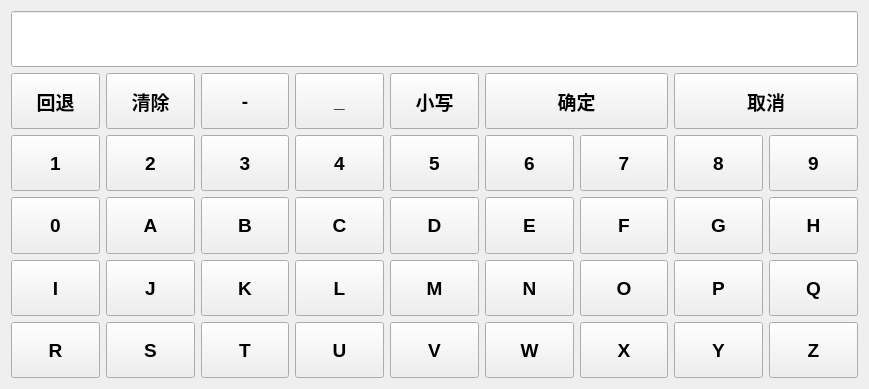
<?xml version="1.0" encoding="UTF-8"?>
<ui version="4.0">
 <class>input_name</class>
 <widget class="QWidget" name="input_name">
  <property name="geometry">
   <rect>
    <x>0</x>
    <y>0</y>
    <width>869</width>
    <height>389</height>
   </rect>
  </property>
  <property name="windowTitle">
   <string>输入名字</string>
  </property>
  <layout class="QHBoxLayout" name="horizontalLayout">
   <item>
    <layout class="QGridLayout" name="gridLayout">
     <item row="2" column="8">
      <widget class="QPushButton" name="btn_input_9">
       <property name="sizePolicy">
        <sizepolicy hsizetype="Preferred" vsizetype="Preferred">
         <horstretch>0</horstretch>
         <verstretch>0</verstretch>
        </sizepolicy>
       </property>
       <property name="font">
        <font>
         <family>Arial</family>
         <pointsize>14</pointsize>
         <weight>75</weight>
         <bold>true</bold>
        </font>
       </property>
       <property name="text">
        <string>9</string>
       </property>
      </widget>
     </item>
     <item row="3" column="0">
      <widget class="QPushButton" name="btn_input_0">
       <property name="sizePolicy">
        <sizepolicy hsizetype="Preferred" vsizetype="Preferred">
         <horstretch>0</horstretch>
         <verstretch>0</verstretch>
        </sizepolicy>
       </property>
       <property name="font">
        <font>
         <family>Arial</family>
         <pointsize>14</pointsize>
         <weight>75</weight>
         <bold>true</bold>
        </font>
       </property>
       <property name="text">
        <string>0</string>
       </property>
      </widget>
     </item>
     <item row="3" column="1">
      <widget class="QPushButton" name="btn_input_12">
       <property name="sizePolicy">
        <sizepolicy hsizetype="Preferred" vsizetype="Preferred">
         <horstretch>0</horstretch>
         <verstretch>0</verstretch>
        </sizepolicy>
       </property>
       <property name="font">
        <font>
         <family>Arial</family>
         <pointsize>14</pointsize>
         <weight>75</weight>
         <bold>true</bold>
        </font>
       </property>
       <property name="text">
        <string>A</string>
       </property>
      </widget>
     </item>
     <item row="2" column="4">
      <widget class="QPushButton" name="btn_input_5">
       <property name="sizePolicy">
        <sizepolicy hsizetype="Preferred" vsizetype="Preferred">
         <horstretch>0</horstretch>
         <verstretch>0</verstretch>
        </sizepolicy>
       </property>
       <property name="font">
        <font>
         <family>Arial</family>
         <pointsize>14</pointsize>
         <weight>75</weight>
         <bold>true</bold>
        </font>
       </property>
       <property name="text">
        <string>5</string>
       </property>
      </widget>
     </item>
     <item row="3" column="5">
      <widget class="QPushButton" name="btn_input_16">
       <property name="sizePolicy">
        <sizepolicy hsizetype="Preferred" vsizetype="Preferred">
         <horstretch>0</horstretch>
         <verstretch>0</verstretch>
        </sizepolicy>
       </property>
       <property name="font">
        <font>
         <family>Arial</family>
         <pointsize>14</pointsize>
         <weight>75</weight>
         <bold>true</bold>
        </font>
       </property>
       <property name="text">
        <string>E</string>
       </property>
      </widget>
     </item>
     <item row="4" column="0">
      <widget class="QPushButton" name="btn_input_20">
       <property name="sizePolicy">
        <sizepolicy hsizetype="Preferred" vsizetype="Preferred">
         <horstretch>0</horstretch>
         <verstretch>0</verstretch>
        </sizepolicy>
       </property>
       <property name="font">
        <font>
         <family>Arial</family>
         <pointsize>14</pointsize>
         <weight>75</weight>
         <bold>true</bold>
        </font>
       </property>
       <property name="text">
        <string>I</string>
       </property>
      </widget>
     </item>
     <item row="4" column="1">
      <widget class="QPushButton" name="btn_input_21">
       <property name="sizePolicy">
        <sizepolicy hsizetype="Preferred" vsizetype="Preferred">
         <horstretch>0</horstretch>
         <verstretch>0</verstretch>
        </sizepolicy>
       </property>
       <property name="font">
        <font>
         <family>Arial</family>
         <pointsize>14</pointsize>
         <weight>75</weight>
         <bold>true</bold>
        </font>
       </property>
       <property name="text">
        <string>J</string>
       </property>
      </widget>
     </item>
     <item row="4" column="2">
      <widget class="QPushButton" name="btn_input_22">
       <property name="sizePolicy">
        <sizepolicy hsizetype="Preferred" vsizetype="Preferred">
         <horstretch>0</horstretch>
         <verstretch>0</verstretch>
        </sizepolicy>
       </property>
       <property name="font">
        <font>
         <family>Arial</family>
         <pointsize>14</pointsize>
         <weight>75</weight>
         <bold>true</bold>
        </font>
       </property>
       <property name="text">
        <string>K</string>
       </property>
      </widget>
     </item>
     <item row="3" column="8">
      <widget class="QPushButton" name="btn_input_19">
       <property name="sizePolicy">
        <sizepolicy hsizetype="Preferred" vsizetype="Preferred">
         <horstretch>0</horstretch>
         <verstretch>0</verstretch>
        </sizepolicy>
       </property>
       <property name="font">
        <font>
         <family>Arial</family>
         <pointsize>14</pointsize>
         <weight>75</weight>
         <bold>true</bold>
        </font>
       </property>
       <property name="text">
        <string>H</string>
       </property>
      </widget>
     </item>
     <item row="4" column="3">
      <widget class="QPushButton" name="btn_input_23">
       <property name="sizePolicy">
        <sizepolicy hsizetype="Preferred" vsizetype="Preferred">
         <horstretch>0</horstretch>
         <verstretch>0</verstretch>
        </sizepolicy>
       </property>
       <property name="font">
        <font>
         <family>Arial</family>
         <pointsize>14</pointsize>
         <weight>75</weight>
         <bold>true</bold>
        </font>
       </property>
       <property name="text">
        <string>L</string>
       </property>
      </widget>
     </item>
     <item row="4" column="4">
      <widget class="QPushButton" name="btn_input_24">
       <property name="sizePolicy">
        <sizepolicy hsizetype="Preferred" vsizetype="Preferred">
         <horstretch>0</horstretch>
         <verstretch>0</verstretch>
        </sizepolicy>
       </property>
       <property name="font">
        <font>
         <family>Arial</family>
         <pointsize>14</pointsize>
         <weight>75</weight>
         <bold>true</bold>
        </font>
       </property>
       <property name="text">
        <string>M</string>
       </property>
      </widget>
     </item>
     <item row="4" column="5">
      <widget class="QPushButton" name="btn_input_25">
       <property name="sizePolicy">
        <sizepolicy hsizetype="Preferred" vsizetype="Preferred">
         <horstretch>0</horstretch>
         <verstretch>0</verstretch>
        </sizepolicy>
       </property>
       <property name="font">
        <font>
         <family>Arial</family>
         <pointsize>14</pointsize>
         <weight>75</weight>
         <bold>true</bold>
        </font>
       </property>
       <property name="text">
        <string>N</string>
       </property>
      </widget>
     </item>
     <item row="2" column="5">
      <widget class="QPushButton" name="btn_input_6">
       <property name="sizePolicy">
        <sizepolicy hsizetype="Preferred" vsizetype="Preferred">
         <horstretch>0</horstretch>
         <verstretch>0</verstretch>
        </sizepolicy>
       </property>
       <property name="font">
        <font>
         <family>Arial</family>
         <pointsize>14</pointsize>
         <weight>75</weight>
         <bold>true</bold>
        </font>
       </property>
       <property name="text">
        <string>6</string>
       </property>
      </widget>
     </item>
     <item row="3" column="2">
      <widget class="QPushButton" name="btn_input_13">
       <property name="sizePolicy">
        <sizepolicy hsizetype="Preferred" vsizetype="Preferred">
         <horstretch>0</horstretch>
         <verstretch>0</verstretch>
        </sizepolicy>
       </property>
       <property name="font">
        <font>
         <family>Arial</family>
         <pointsize>14</pointsize>
         <weight>75</weight>
         <bold>true</bold>
        </font>
       </property>
       <property name="text">
        <string>B</string>
       </property>
      </widget>
     </item>
     <item row="3" column="6">
      <widget class="QPushButton" name="btn_input_17">
       <property name="sizePolicy">
        <sizepolicy hsizetype="Preferred" vsizetype="Preferred">
         <horstretch>0</horstretch>
         <verstretch>0</verstretch>
        </sizepolicy>
       </property>
       <property name="font">
        <font>
         <family>Arial</family>
         <pointsize>14</pointsize>
         <weight>75</weight>
         <bold>true</bold>
        </font>
       </property>
       <property name="text">
        <string>F</string>
       </property>
      </widget>
     </item>
     <item row="2" column="6">
      <widget class="QPushButton" name="btn_input_7">
       <property name="sizePolicy">
        <sizepolicy hsizetype="Preferred" vsizetype="Preferred">
         <horstretch>0</horstretch>
         <verstretch>0</verstretch>
        </sizepolicy>
       </property>
       <property name="font">
        <font>
         <family>Arial</family>
         <pointsize>14</pointsize>
         <weight>75</weight>
         <bold>true</bold>
        </font>
       </property>
       <property name="text">
        <string>7</string>
       </property>
      </widget>
     </item>
     <item row="3" column="4">
      <widget class="QPushButton" name="btn_input_15">
       <property name="sizePolicy">
        <sizepolicy hsizetype="Preferred" vsizetype="Preferred">
         <horstretch>0</horstretch>
         <verstretch>0</verstretch>
        </sizepolicy>
       </property>
       <property name="font">
        <font>
         <family>Arial</family>
         <pointsize>14</pointsize>
         <weight>75</weight>
         <bold>true</bold>
        </font>
       </property>
       <property name="text">
        <string>D</string>
       </property>
      </widget>
     </item>
     <item row="3" column="3">
      <widget class="QPushButton" name="btn_input_14">
       <property name="sizePolicy">
        <sizepolicy hsizetype="Preferred" vsizetype="Preferred">
         <horstretch>0</horstretch>
         <verstretch>0</verstretch>
        </sizepolicy>
       </property>
       <property name="font">
        <font>
         <family>Arial</family>
         <pointsize>14</pointsize>
         <weight>75</weight>
         <bold>true</bold>
        </font>
       </property>
       <property name="text">
        <string>C</string>
       </property>
      </widget>
     </item>
     <item row="3" column="7">
      <widget class="QPushButton" name="btn_input_18">
       <property name="sizePolicy">
        <sizepolicy hsizetype="Preferred" vsizetype="Preferred">
         <horstretch>0</horstretch>
         <verstretch>0</verstretch>
        </sizepolicy>
       </property>
       <property name="font">
        <font>
         <family>Arial</family>
         <pointsize>14</pointsize>
         <weight>75</weight>
         <bold>true</bold>
        </font>
       </property>
       <property name="text">
        <string>G</string>
       </property>
      </widget>
     </item>
     <item row="2" column="7">
      <widget class="QPushButton" name="btn_input_8">
       <property name="sizePolicy">
        <sizepolicy hsizetype="Preferred" vsizetype="Preferred">
         <horstretch>0</horstretch>
         <verstretch>0</verstretch>
        </sizepolicy>
       </property>
       <property name="font">
        <font>
         <family>Arial</family>
         <pointsize>14</pointsize>
         <weight>75</weight>
         <bold>true</bold>
        </font>
       </property>
       <property name="text">
        <string>8</string>
       </property>
      </widget>
     </item>
     <item row="5" column="5">
      <widget class="QPushButton" name="btn_input_34">
       <property name="sizePolicy">
        <sizepolicy hsizetype="Preferred" vsizetype="Preferred">
         <horstretch>0</horstretch>
         <verstretch>0</verstretch>
        </sizepolicy>
       </property>
       <property name="font">
        <font>
         <family>Arial</family>
         <pointsize>14</pointsize>
         <weight>75</weight>
         <bold>true</bold>
        </font>
       </property>
       <property name="text">
        <string>W</string>
       </property>
      </widget>
     </item>
     <item row="5" column="6">
      <widget class="QPushButton" name="btn_input_35">
       <property name="sizePolicy">
        <sizepolicy hsizetype="Preferred" vsizetype="Preferred">
         <horstretch>0</horstretch>
         <verstretch>0</verstretch>
        </sizepolicy>
       </property>
       <property name="font">
        <font>
         <family>Arial</family>
         <pointsize>14</pointsize>
         <weight>75</weight>
         <bold>true</bold>
        </font>
       </property>
       <property name="text">
        <string>X</string>
       </property>
      </widget>
     </item>
     <item row="5" column="7">
      <widget class="QPushButton" name="btn_input_36">
       <property name="sizePolicy">
        <sizepolicy hsizetype="Preferred" vsizetype="Preferred">
         <horstretch>0</horstretch>
         <verstretch>0</verstretch>
        </sizepolicy>
       </property>
       <property name="font">
        <font>
         <family>Arial</family>
         <pointsize>14</pointsize>
         <weight>75</weight>
         <bold>true</bold>
        </font>
       </property>
       <property name="text">
        <string>Y</string>
       </property>
      </widget>
     </item>
     <item row="4" column="7">
      <widget class="QPushButton" name="btn_input_27">
       <property name="sizePolicy">
        <sizepolicy hsizetype="Preferred" vsizetype="Preferred">
         <horstretch>0</horstretch>
         <verstretch>0</verstretch>
        </sizepolicy>
       </property>
       <property name="font">
        <font>
         <family>Arial</family>
         <pointsize>14</pointsize>
         <weight>75</weight>
         <bold>true</bold>
        </font>
       </property>
       <property name="text">
        <string>P</string>
       </property>
      </widget>
     </item>
     <item row="4" column="6">
      <widget class="QPushButton" name="btn_input_26">
       <property name="sizePolicy">
        <sizepolicy hsizetype="Preferred" vsizetype="Preferred">
         <horstretch>0</horstretch>
         <verstretch>0</verstretch>
        </sizepolicy>
       </property>
       <property name="font">
        <font>
         <family>Arial</family>
         <pointsize>14</pointsize>
         <weight>75</weight>
         <bold>true</bold>
        </font>
       </property>
       <property name="text">
        <string>O</string>
       </property>
      </widget>
     </item>
     <item row="4" column="8">
      <widget class="QPushButton" name="btn_input_28">
       <property name="sizePolicy">
        <sizepolicy hsizetype="Preferred" vsizetype="Preferred">
         <horstretch>0</horstretch>
         <verstretch>0</verstretch>
        </sizepolicy>
       </property>
       <property name="font">
        <font>
         <family>Arial</family>
         <pointsize>14</pointsize>
         <weight>75</weight>
         <bold>true</bold>
        </font>
       </property>
       <property name="text">
        <string>Q</string>
       </property>
      </widget>
     </item>
     <item row="5" column="0">
      <widget class="QPushButton" name="btn_input_29">
       <property name="sizePolicy">
        <sizepolicy hsizetype="Preferred" vsizetype="Preferred">
         <horstretch>0</horstretch>
         <verstretch>0</verstretch>
        </sizepolicy>
       </property>
       <property name="font">
        <font>
         <family>Arial</family>
         <pointsize>14</pointsize>
         <weight>75</weight>
         <bold>true</bold>
        </font>
       </property>
       <property name="text">
        <string>R</string>
       </property>
      </widget>
     </item>
     <item row="5" column="1">
      <widget class="QPushButton" name="btn_input_30">
       <property name="sizePolicy">
        <sizepolicy hsizetype="Preferred" vsizetype="Preferred">
         <horstretch>0</horstretch>
         <verstretch>0</verstretch>
        </sizepolicy>
       </property>
       <property name="font">
        <font>
         <family>Arial</family>
         <pointsize>14</pointsize>
         <weight>75</weight>
         <bold>true</bold>
        </font>
       </property>
       <property name="text">
        <string>S</string>
       </property>
      </widget>
     </item>
     <item row="5" column="2">
      <widget class="QPushButton" name="btn_input_31">
       <property name="sizePolicy">
        <sizepolicy hsizetype="Preferred" vsizetype="Preferred">
         <horstretch>0</horstretch>
         <verstretch>0</verstretch>
        </sizepolicy>
       </property>
       <property name="font">
        <font>
         <family>Arial</family>
         <pointsize>14</pointsize>
         <weight>75</weight>
         <bold>true</bold>
        </font>
       </property>
       <property name="text">
        <string>T</string>
       </property>
      </widget>
     </item>
     <item row="5" column="3">
      <widget class="QPushButton" name="btn_input_32">
       <property name="sizePolicy">
        <sizepolicy hsizetype="Preferred" vsizetype="Preferred">
         <horstretch>0</horstretch>
         <verstretch>0</verstretch>
        </sizepolicy>
       </property>
       <property name="font">
        <font>
         <family>Arial</family>
         <pointsize>14</pointsize>
         <weight>75</weight>
         <bold>true</bold>
        </font>
       </property>
       <property name="text">
        <string>U</string>
       </property>
      </widget>
     </item>
     <item row="5" column="4">
      <widget class="QPushButton" name="btn_input_33">
       <property name="sizePolicy">
        <sizepolicy hsizetype="Preferred" vsizetype="Preferred">
         <horstretch>0</horstretch>
         <verstretch>0</verstretch>
        </sizepolicy>
       </property>
       <property name="font">
        <font>
         <family>Arial</family>
         <pointsize>14</pointsize>
         <weight>75</weight>
         <bold>true</bold>
        </font>
       </property>
       <property name="text">
        <string>V</string>
       </property>
      </widget>
     </item>
     <item row="5" column="8">
      <widget class="QPushButton" name="btn_input_37">
       <property name="sizePolicy">
        <sizepolicy hsizetype="Preferred" vsizetype="Preferred">
         <horstretch>0</horstretch>
         <verstretch>0</verstretch>
        </sizepolicy>
       </property>
       <property name="font">
        <font>
         <family>Arial</family>
         <pointsize>14</pointsize>
         <weight>75</weight>
         <bold>true</bold>
        </font>
       </property>
       <property name="text">
        <string>Z</string>
       </property>
      </widget>
     </item>
     <item row="1" column="7" colspan="2">
      <widget class="QPushButton" name="btn_input_cancel">
       <property name="sizePolicy">
        <sizepolicy hsizetype="Preferred" vsizetype="Preferred">
         <horstretch>2</horstretch>
         <verstretch>0</verstretch>
        </sizepolicy>
       </property>
       <property name="font">
        <font>
         <family>Arial</family>
         <pointsize>14</pointsize>
         <weight>75</weight>
         <bold>true</bold>
        </font>
       </property>
       <property name="text">
        <string>取消</string>
       </property>
      </widget>
     </item>
     <item row="1" column="1">
      <widget class="QPushButton" name="btn_input_clear">
       <property name="sizePolicy">
        <sizepolicy hsizetype="Preferred" vsizetype="Preferred">
         <horstretch>0</horstretch>
         <verstretch>0</verstretch>
        </sizepolicy>
       </property>
       <property name="font">
        <font>
         <family>Arial</family>
         <pointsize>14</pointsize>
         <weight>75</weight>
         <bold>true</bold>
        </font>
       </property>
       <property name="text">
        <string>清除</string>
       </property>
      </widget>
     </item>
     <item row="2" column="2">
      <widget class="QPushButton" name="btn_input_3">
       <property name="sizePolicy">
        <sizepolicy hsizetype="Preferred" vsizetype="Preferred">
         <horstretch>0</horstretch>
         <verstretch>0</verstretch>
        </sizepolicy>
       </property>
       <property name="font">
        <font>
         <family>Arial</family>
         <pointsize>14</pointsize>
         <weight>75</weight>
         <bold>true</bold>
        </font>
       </property>
       <property name="text">
        <string>3</string>
       </property>
      </widget>
     </item>
     <item row="2" column="3">
      <widget class="QPushButton" name="btn_input_4">
       <property name="sizePolicy">
        <sizepolicy hsizetype="Preferred" vsizetype="Preferred">
         <horstretch>0</horstretch>
         <verstretch>0</verstretch>
        </sizepolicy>
       </property>
       <property name="font">
        <font>
         <family>Arial</family>
         <pointsize>14</pointsize>
         <weight>75</weight>
         <bold>true</bold>
        </font>
       </property>
       <property name="text">
        <string>4</string>
       </property>
      </widget>
     </item>
     <item row="1" column="4">
      <widget class="QPushButton" name="btn_input_another">
       <property name="sizePolicy">
        <sizepolicy hsizetype="Preferred" vsizetype="Preferred">
         <horstretch>0</horstretch>
         <verstretch>0</verstretch>
        </sizepolicy>
       </property>
       <property name="font">
        <font>
         <family>Arial</family>
         <pointsize>14</pointsize>
         <weight>75</weight>
         <bold>true</bold>
        </font>
       </property>
       <property name="text">
        <string>小写</string>
       </property>
      </widget>
     </item>
     <item row="1" column="5" colspan="2">
      <widget class="QPushButton" name="btn_input_ok">
       <property name="sizePolicy">
        <sizepolicy hsizetype="Preferred" vsizetype="Preferred">
         <horstretch>2</horstretch>
         <verstretch>0</verstretch>
        </sizepolicy>
       </property>
       <property name="font">
        <font>
         <family>Arial</family>
         <pointsize>14</pointsize>
         <weight>75</weight>
         <bold>true</bold>
        </font>
       </property>
       <property name="text">
        <string>确定</string>
       </property>
      </widget>
     </item>
     <item row="1" column="0">
      <widget class="QPushButton" name="btn_input_back">
       <property name="sizePolicy">
        <sizepolicy hsizetype="Preferred" vsizetype="Preferred">
         <horstretch>0</horstretch>
         <verstretch>0</verstretch>
        </sizepolicy>
       </property>
       <property name="font">
        <font>
         <family>Arial</family>
         <pointsize>14</pointsize>
         <weight>75</weight>
         <bold>true</bold>
        </font>
       </property>
       <property name="text">
        <string>回退</string>
       </property>
      </widget>
     </item>
     <item row="2" column="0">
      <widget class="QPushButton" name="btn_input_1">
       <property name="sizePolicy">
        <sizepolicy hsizetype="Preferred" vsizetype="Preferred">
         <horstretch>0</horstretch>
         <verstretch>0</verstretch>
        </sizepolicy>
       </property>
       <property name="font">
        <font>
         <family>Arial</family>
         <pointsize>14</pointsize>
         <weight>75</weight>
         <bold>true</bold>
        </font>
       </property>
       <property name="text">
        <string>1</string>
       </property>
      </widget>
     </item>
     <item row="0" column="0" colspan="9">
      <widget class="QLineEdit" name="lineEdit_input">
       <property name="sizePolicy">
        <sizepolicy hsizetype="Preferred" vsizetype="Preferred">
         <horstretch>2</horstretch>
         <verstretch>0</verstretch>
        </sizepolicy>
       </property>
       <property name="font">
        <font>
         <family>Arial</family>
         <pointsize>14</pointsize>
        </font>
       </property>
      </widget>
     </item>
     <item row="2" column="1">
      <widget class="QPushButton" name="btn_input_2">
       <property name="sizePolicy">
        <sizepolicy hsizetype="Preferred" vsizetype="Preferred">
         <horstretch>0</horstretch>
         <verstretch>0</verstretch>
        </sizepolicy>
       </property>
       <property name="font">
        <font>
         <family>Arial</family>
         <pointsize>14</pointsize>
         <weight>75</weight>
         <bold>true</bold>
        </font>
       </property>
       <property name="text">
        <string>2</string>
       </property>
      </widget>
     </item>
     <item row="1" column="3">
      <widget class="QPushButton" name="btn_input_10">
       <property name="sizePolicy">
        <sizepolicy hsizetype="Preferred" vsizetype="Preferred">
         <horstretch>0</horstretch>
         <verstretch>0</verstretch>
        </sizepolicy>
       </property>
       <property name="font">
        <font>
         <family>Arial</family>
         <pointsize>14</pointsize>
         <weight>75</weight>
         <bold>true</bold>
        </font>
       </property>
       <property name="text">
        <string>_</string>
       </property>
      </widget>
     </item>
     <item row="1" column="2">
      <widget class="QPushButton" name="btn_input_11">
       <property name="sizePolicy">
        <sizepolicy hsizetype="Preferred" vsizetype="Preferred">
         <horstretch>0</horstretch>
         <verstretch>0</verstretch>
        </sizepolicy>
       </property>
       <property name="font">
        <font>
         <family>Arial</family>
         <pointsize>14</pointsize>
         <weight>75</weight>
         <bold>true</bold>
        </font>
       </property>
       <property name="text">
        <string>-</string>
       </property>
      </widget>
     </item>
    </layout>
   </item>
  </layout>
 </widget>
 <resources/>
 <connections/>
</ui>
